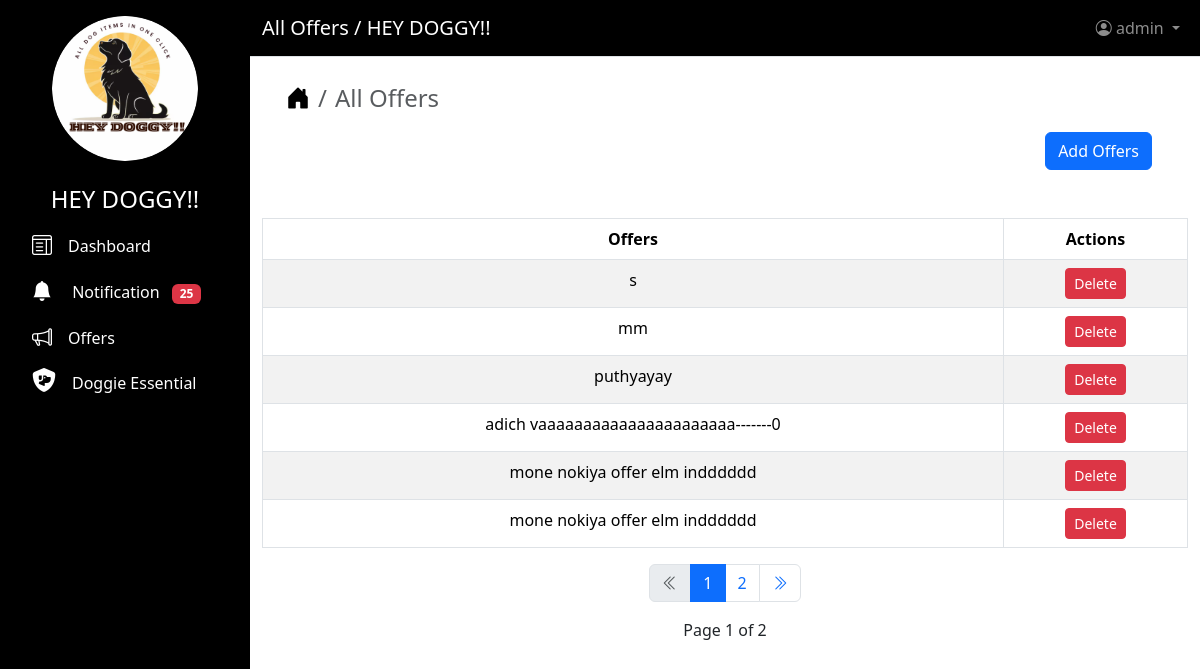
Page /offers (signed in) on the earlier database version.
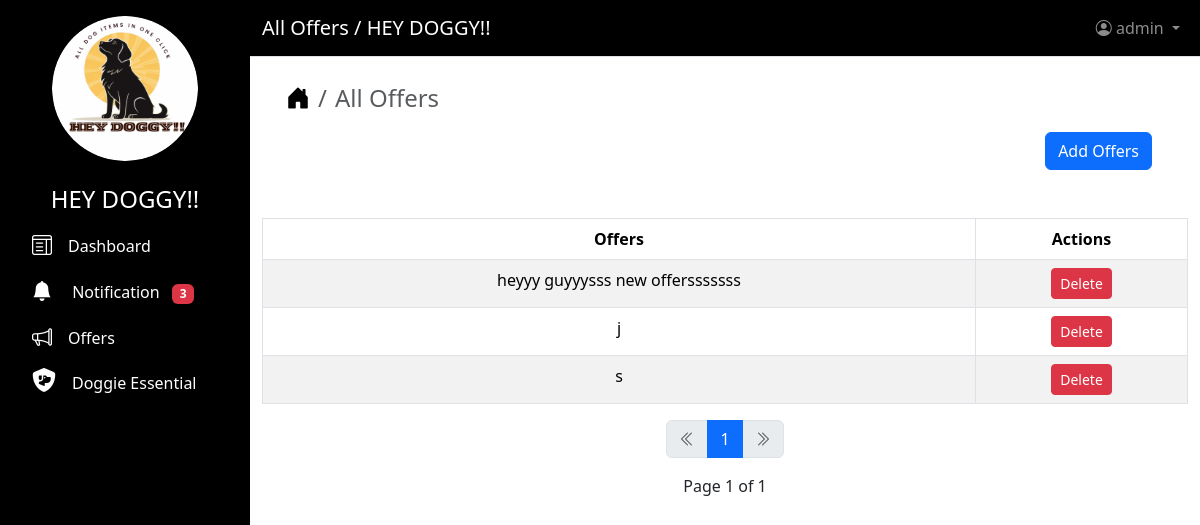
Same page on the later database version.
### users/models.py (models this page shows)
class Offers(models.Model):
    username = models.ForeignKey(CustomUser, on_delete=models.CASCADE)
    offers = models.CharField(max_length=250)
    time = models.DateTimeField(auto_now=True)

### users/views.py (the view)
# urls.py: path("offers", views.AllOffersListView.as_view(), name="all_offers"),
class AllOffersListView(LoginRequiredMixin, ListView):
    model = Offers
    context_object_name = "all_offers"
    template_name = "list_offers.html"
    paginate_by = 6
    ordering = ["-id"]
    form = OfferForm()
    def get_context_data(self, **kwargs):
        context = super().get_context_data(**kwargs)
        context["page_title"] = "All Offers"
        context["form"] = OfferForm
        context["counts"] = Notification.objects.filter(
            is_read=False, username=self.request.user
        ).count()
        return context

### shop/templates/list_offers.html (shortened to what this page needs)
{% extends "base.html" %}
{% block content %}
    {% if request.user.role == "SHOP OWNER" %}
        <div class="container ">
            <nav aria-label="breadcrumb">
                <ol class="breadcrumb fs-4">
                    <li class="breadcrumb-item">
                        <a href="{% url 'home' %}" class="text-decoration-none text-black"><i class="bi bi-house-door-fill"></i></a>
                    </li>
                    <li class="breadcrumb-item active" aria-current="page">{{ page_title }}</li>
                </ol>
            </nav>
        </div>
        <div class="d-grid gap-2 d-md-flex justify-content-md-end me-4 mt-2">
            <button type="button"
                    class="btn btn-primary btn-primary"
                    data-bs-toggle="modal"
                    data-bs-target="#exampleModal">Add Offers</button>
        </div>
        </div>
    </div>
    <div class="container mt-4">
        {% if all_offers %}
            <div class="table-responsive">
                <table class="table table-bordered table-striped table-hover">
                    <thead>
                        <tr class="text-center">
                            <th>Offers</th>
                            <th colspan=2>Actions</th>
                        </tr>
                    </thead>
                    <tbody>
                        {% for offers in all_offers %}
                            <tr class="text-center">
                                <td>{{ offers.offers }}</td>
                                <td>
                                    <button type="button"
                                            class="btn btn-primary btn-danger btn-sm"
                                            data-bs-toggle="modal"
                                            data-bs-target="#exampleModalLabel{{ offers.id }}">Delete</button>
                                </td>
                            </tr>
                        {% endfor %}
                    </tbody>
                </table>
                {% include "pagination.html" %}
            </div>
        {% else %}
            <div class="alert alert-primary text-center" role="alert">Currently No offers Added</div>
        {% endif %}
    </div>
{% endif %}
{% endblock content %}

### users/templates/base.html (shortened to what this page needs)
<!DOCTYPE html>
<html lang="en">
  <head>
    {% load static %}
    <link href="https://cdnjs.cloudflare.com/ajax/libs/font-awesome/6.5.0/css/all.min.css"
          rel="stylesheet">
    <link rel="stylesheet"
          href="https://cdn.jsdelivr.net/npm/bootstrap-icons@1.11.3/font/bootstrap-icons.min.css">
    <link rel="stylesheet"
          href="https://cdnjs.cloudflare.com/ajax/libs/bootstrap/5.3.2/css/bootstrap.min.css" />
  </head>
  <body>
    <nav class="sidebar text-white p-3">
      <div class="d-grid col-8 mx-auto">
        <img src="{% static 'image/09.png' %}"
             alt="Logo"
             class="img-fluid rounded-circle"
             height="100"
             width="160">
      </div>
      <ul class="nav flex-column">
        <li class="nav-item">
          <h4 class="text-center mt-4">HEY DOGGY!!</h4>
        </li>
        <li class="nav-item">
          <a class="nav-link active text-decoration-none text-white"
             href="{% url 'dashboard' %}">
            <i class="bi bi-layout-text-window fs-5"></i><span class="ms-3">Dashboard</span>
          </a>
        </li>
        <li class="nav-item">
          <a class="nav-link active text-decoration-none text-white"
             href="{% url 'notification' %}">
            <i class="bi bi-bell-fill fs-5"></i>
            <span class="ms-3">Notification</span>
            <span class="badge bg-danger ms-2">{{ counts }}</span>
          </a>
        </li>
        <li class="nav-item">
          <a class="nav-link active text-decoration-none text-white"
             href="{% url 'view_offers' %}">
            <i class="bi bi-megaphone fs-5"></i><span class="ms-3">Offers</span>
          </a>
        </li>
        <li class="nav-item">
          <a class="nav-link active text-decoration-none text-white"
             href="{% url 'view_shop' %}">
            <i class="fa-solid fa-shield-dog fs-4"></i><span class="ms-3">Doggie Essential</span>
          </a>
        </li>
      </ul>
    </nav>
    <div class="main-content">
      <nav class="navbar navbar-expand-lg navbar-dark border-bottom"
           style="background-color: #000000">
        <div class="container-fluid">
          <a class="navbar-brand text-white" href="#">{{ page_title }} / HEY DOGGY!!</a>
          <ul class="navbar-nav ms-auto">
            <li class="nav-item dropdown">
              <a class="nav-link dropdown-toggle"
                 href="#"
                 id="navbarDropdown"
                 role="button"
                 data-bs-toggle="dropdown">
                <i class="bi bi-person-circle"></i> {{ user }}
              </a>
            </li>
          </ul>
        </div>
      </nav>
      <div class="content-area p-4">
        {% block content %}
        {% endblock content %}
  </body>
</html>

Differences in the rows shown:
removed Offers: offers "mm"
removed Offers: offers "puthyayay"
removed Offers: offers "adich vaaaaaaaaaaaaaaaaaaaaaa-------0"
removed Offers: offers "mone nokiya offer elm indddddd"
removed Offers: offers "mone nokiya offer elm indddddd"
added Offers: offers "heyyy guyyysss new offersssssss"
added Offers: offers "j"
Other differences:
{{ counts }}: "25" → "3"
{{ page_obj.paginator.num_pages }}: "2" → "1"
list line gone: "2"
